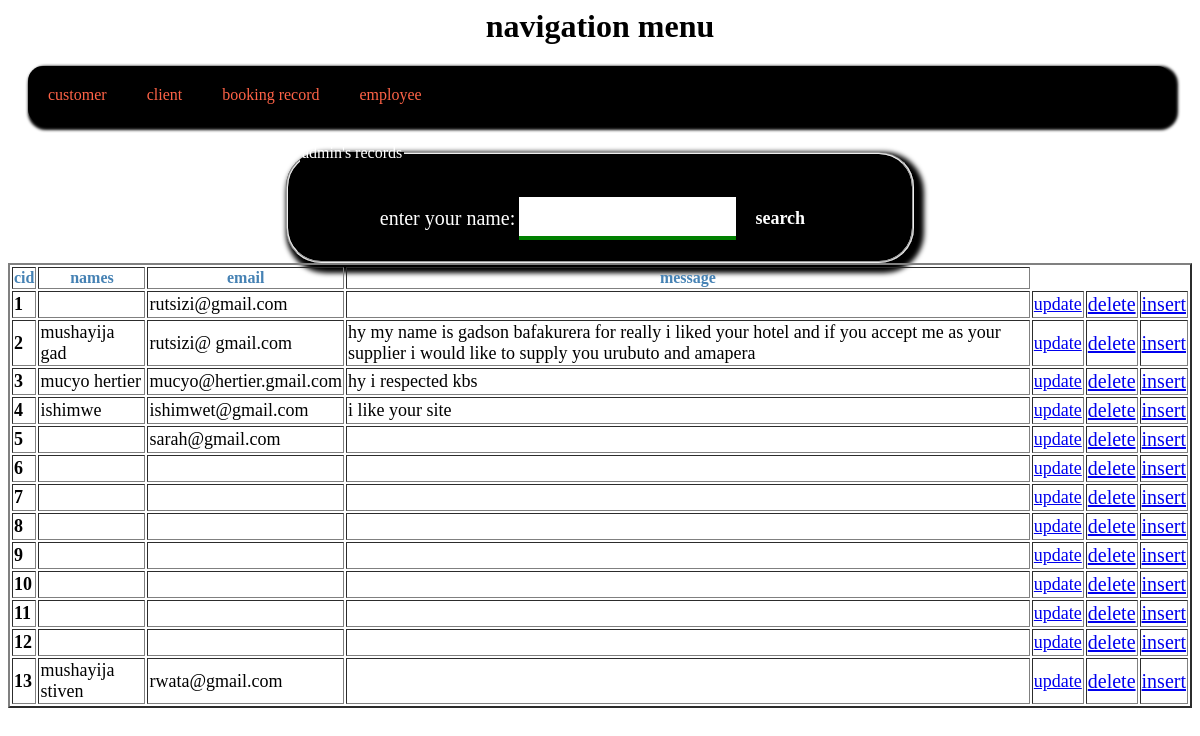
Screenshot of /form1.php with the database file from the repository.
### tables this page shows
CREATE TABLE `clients` (
  `id` int(67) NOT NULL,
  `names` varchar(255) DEFAULT NULL,
  `email` varchar(65) DEFAULT NULL,
  `message` varchar(255) DEFAULT NULL
);

### form1.php (the view, shortened to what this page needs)
<html>
<link rel="stylesheet" type="text/css" href="insert c.css">
<head>
</head>
<body>
	<form method="POST" action="#">
	<h1><center>navigation menu</center></h1>
	<div class="tit">
<ul>
	<li><a href="retrieve form.php">customer</a></li>
	<li><a href="form1.php">client</a></li>
	<li><a href="bookingform.php">booking record</a></li>
	<li><a href="sum form.php">employee</a></li>
	</ul>
</div>
<form action="#" method="POST">
	<center>
		<fieldset>
			<legend>admin's records</legend>
		<table>
<tr><td>enter your name:</td><td><input type="text" name="search" id="search"></td><td><button type= "submit" name="register">search</button></td></tr><br>
</table></fieldset></center>
<center>
			<?php
$a=mysqli_connect("localhost","root","","mujihotel");
$b=$_POST['search'];
     $fetch=mysqli_query($a,"select * from clients where id like'%$b%'");
	 echo"<table border='2' style='color: steelblue;'><tr><th>cid</th><th>names</th><th>email</th><th>message</th></tr>";
while($p=mysqli_fetch_array($fetch))
   	{
      echo"<tr><td style='color: black; font-weight: bold; font-size: 18px;'>{$p['id']}</td><td style='color: black; font-size: 18px;'>{$p['names']}</td><td style='color: black; font-size: 18px;'>{$p['email']}</td><td style='color: black;font-size: 18px;'>{$p['message']}</td><td style='color: black; font-size: 18px;'><a href='update.php'>update</td><td style='color: black;'><a href='delete.php'>delete</td><td style='color: black;'><a href='wawoo.php'>insert</td></tr>";
	  }
	  echo"</table>";
	  ?>
	</center>
	</body>
	</html>

### insert c.css (style rules this page uses)
.tit ul { list-style-type: none; margin: 20px; padding: 0; overflow: hidden; background-color: black; background-size: cover; font-family: jokerman; border-radius: 15px; box-shadow: 3px 3px 3px 3px black; }
.tit li { float: left; }
.tit li a { display: block; color: tomato; text-align: center; padding: 20px; text-decoration: none; border-radius: 15px; }
input[type=text],[type=password] { width: 100%; margin: 8px 0; padding: 12px 20px; border-top: none; border-left: none; border-right: none; border-bottom: 4px solid green; box-sizing: border-box; }
button { background-color: transparent; color: white; font-family: Baskerville Old Face; border: none; width: 80px; height: 30px; border-radius:20px; font-size: 18px; font-weight: bold; }
tr td { font-weight: italic; font-size: 20px; font-family: Harlow Solid Italic; color: white; }
fieldset { width: 600px; background-color: black; box-shadow: 5px 5px 5px 5px black; border-radius: 35px; }
legend { color: white; font-family: jokerman; border-top: none; }

### form1.php (style rules this page uses)
body { background-image:url("image1.jpg"); opacity: 5rem; background-size: cover; }

### rows the page displays
clients: id "1", email "rutsizi@gmail.com"
clients: id "2", names "mushayija gad", email "rutsizi@ gmail.com", message "hy my name is gadson bafakurera for really i liked your hotel and if you accept me as your supplier i would like to supply you urubuto and amapera"
clients: id "3", names "mucyo hertier", email "mucyo@hertier.gmail.com", message "hy i respected kbs"
clients: id "4", names "ishimwe", email "ishimwet@gmail.com", message "i like your site"
clients: id "5", email "sarah@gmail.com"
clients: id "6"
clients: id "7"
clients: id "8"
clients: id "9"
clients: id "10"
clients: id "11"
clients: id "12"
clients: id "13", names "mushayija stiven", email "rwata@gmail.com"
